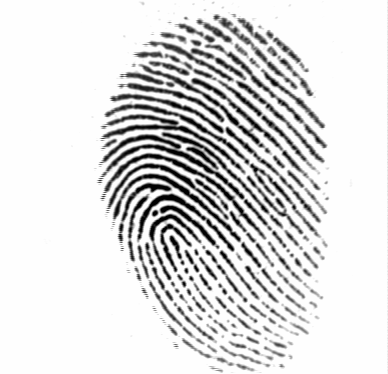
#> input picture assets/samples/101_1.tif, 388 x 374 px, found by its file name
$ python minutiae_detector.py   (older library calls are emulated)
#> lines starting #> are read from the running program, lines starting #| are printed output that depends on the picture; after the words box and inside, x2 and y2 are one past the last pixel; in counts of white or black regions, pixels touching at a corner belong together
"""
Person C - Minutiae Detection & Analysis
========================================

Implements minutiae extraction with overlay generation and quality assessment.
"""

import os
import cv2
import numpy as np
import json
from typing import Dict, List, Tuple, Optional
from pathlib import Path
from PIL import Image, ImageDraw
import time

class MinutiaeDetector:
    """
    Advanced minutiae detection with quality assessment and overlay generation
    """

    def __init__(self, config: Optional[Dict] = None):
        self.config = config or self._default_config()

    def _default_config(self) -> Dict:
        """Default configuration for minutiae detection"""
        return {
            'preprocessing': {
                'target_size': (256, 256),
                'gaussian_blur': (3, 3),
                'gaussian_sigma': 0.5,
                'morphology_kernel_size': 3
            },
            'minutiae': {
                'min_confidence': 0.5,
                'max_minutiae': 200,
                'neighborhood_size': 5,
                'min_distance': 10
            },
            'quality': {
                'min_contrast': 0.3,
                'min_clarity': 50.0,
                'max_noise_ratio': 0.15
            }
        }

    def detect_minutiae(self, image_path: str) -> Dict:
        """
        Detect minutiae in a fingerprint image

        Args:
            image_path: Path to fingerprint image

        Returns:
            Dictionary containing minutiae data and overlay path
        """
#> called with image_path = 'assets/samples/101_1.tif'
        start_time = time.time()

        try:
            # Load image
            image = cv2.imread(image_path, cv2.IMREAD_GRAYSCALE)
#> image is the input picture: shape (374, 388); min 1, max 254, mean 220.7
            if image is None:
                return self._create_error_result("Could not load image")

            # Store original image dimensions
            original_height, original_width = image.shape[:2]

            # Preprocess image
            processed_image, roi_mask = self._preprocess_image(image)

            # Assess image quality
            quality_metrics = self._assess_image_quality(image, processed_image, roi_mask)

            # Extract minutiae
            minutiae_points = self._extract_minutiae_points(processed_image, roi_mask)

            # Scale minutiae coordinates back to original image size
            target_size = self.config['preprocessing']['target_size']
            scale_x = original_width / target_size[0]
            scale_y = original_height / target_size[1]

            scaled_minutiae = []
            for minutia in minutiae_points:
                scaled_minutiae.append({
                    'x': int(minutia['x'] * scale_x),
                    'y': int(minutia['y'] * scale_y),
                    'type': minutia['type'],
                    'angle': minutia['angle'],
                    'confidence': minutia['confidence']
                })

            # Generate overlay image using scaled coordinates
            overlay_path = self._generate_overlay_image(image, scaled_minutiae, image_path)

            # Calculate processing time
            processing_time = time.time() - start_time

            # Ensure all minutiae points are JSON-serializable
            serializable_minutiae = []
            for minutia in scaled_minutiae:
                serializable_minutiae.append({
                    'x': int(minutia['x']),
                    'y': int(minutia['y']),
                    'type': str(minutia['type']),
                    'angle': float(minutia['angle']),
                    'confidence': float(minutia['confidence'])
                })

            return {
                "minutiae": serializable_minutiae,
                "quality_score": float(quality_metrics['overall_quality']),
                "spoof_suspected": bool(quality_metrics['spoof_suspected']),
                "spoof_risk_score": float(quality_metrics.get('spoof_risk_score', 0.0)),
                "overlay_path": str(overlay_path),
                "processing_time_ms": round(processing_time * 1000, 2),
                "minutiae_count": int(len(minutiae_points)),
                "quality_reasons": [str(reason) for reason in quality_metrics.get('quality_reasons', [])]
            }

        except Exception as e:
            return self._create_error_result(str(e))

    def _preprocess_image(self, image: np.ndarray) -> Tuple[np.ndarray, np.ndarray]:
        """
        Preprocess fingerprint image for minutiae detection

        Args:
            image: Input grayscale image

        Returns:
            Tuple of (processed_image, roi_mask)
        """
        # Resize to target size
        target_size = self.config['preprocessing']['target_size']
        image = cv2.resize(image, target_size)
#> image: shape (256, 256)

        # Normalize intensity
        normalized = cv2.equalizeHist(image)
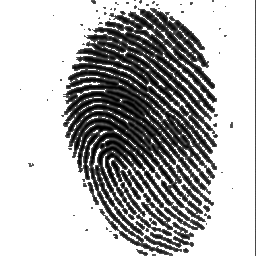
#> normalized: shape (256, 256); min 0, max 255, mean 179.2

        # Detect ROI (Region of Interest)
        roi_mask = self._detect_roi(normalized)

        # Apply ROI mask - ensure mask and image have same size and type
        if roi_mask.shape != normalized.shape:
            roi_mask = cv2.resize(roi_mask, (normalized.shape[1], normalized.shape[0]))
        if roi_mask.dtype != normalized.dtype:
            roi_mask = roi_mask.astype(normalized.dtype)
        masked = cv2.bitwise_and(normalized, normalized, mask=roi_mask)

        # Gaussian smoothing
        blurred = cv2.GaussianBlur(
            masked,
            self.config['preprocessing']['gaussian_blur'],
            self.config['preprocessing']['gaussian_sigma']
        )

        # Binarization
        binary = self._adaptive_binarization(blurred)

        # Morphological cleanup
        cleaned = self._morphological_cleanup(binary)

        # Skeletonization
        skeleton = self._skeletonize(cleaned)

        return skeleton, roi_mask

    def _detect_roi(self, image: np.ndarray) -> np.ndarray:
        """Detect region of interest (fingerprint area)"""
        # Otsu thresholding
        _, binary = cv2.threshold(image, 0, 255, cv2.THRESH_BINARY + cv2.THRESH_OTSU)
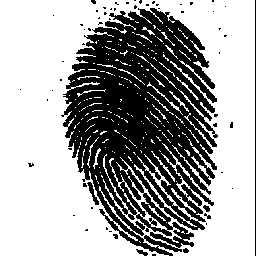
#> binary: shape (256, 256); 63.8% white; 60 black regions (53 under 20 px), largest, box (x1, y1, x2, y2) and area: (61, 8, 218, 256) 22939, (255, 0, 256, 256) 256, (87, 182, 99, 205) 92

        # Find largest connected component
        num_labels, labels, stats, centroids = cv2.connectedComponentsWithStats(binary)
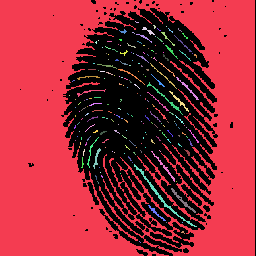
#> labels: shape (256, 256) int32; 208 distinct labels, from 0 to 207; one colour per label, 0 black
#> num_labels = 208; stats = 208 rows, first 6: [20, 0, 236, 256, 23697], [0, 0, 255, 256, 39963], [135, 21, 4, 2, 4], [153, 25, 3, 4, 7], [142, 27, 13, 8, 32], [166, 26, 1, 1, 1]; centroids = 208 pairs, first value 69 to 195.1, second value 21.75 to 241.5

        if num_labels > 1:
            # Get largest component (excluding background)
            largest_label = 1 + np.argmax(stats[1:, cv2.CC_STAT_AREA])
#> largest_label = 1
            roi_mask = (labels == largest_label).astype(np.uint8) * 255
#> roi_mask: shape (256, 256); 61% white; 60 black regions (53 under 20 px), largest, box (x1, y1, x2, y2) and area: (61, 8, 218, 256) 24815, (255, 0, 256, 256) 256, (87, 182, 99, 205) 92
        else:
            roi_mask = np.ones_like(image) * 255

        # Morphological operations to smooth ROI
        kernel = cv2.getStructuringElement(cv2.MORPH_ELLIPSE, (15, 15))
        roi_mask = cv2.morphologyEx(roi_mask, cv2.MORPH_CLOSE, kernel)
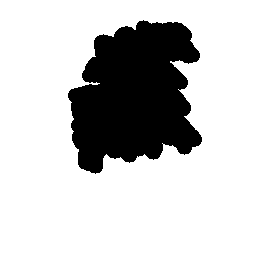
#> roi_mask: shape (256, 256); 78% white; 1 black region, box (x1, y1, x2, y2) and area: (68, 20, 202, 174) 14448
#> in _preprocess_image, `blurred = cv2.GaussianBlur( masked, self.config['preprocessing']['gaus..`:
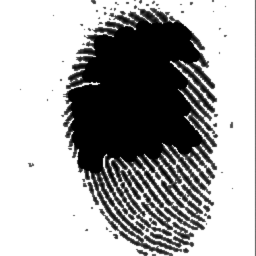
#> blurred: shape (256, 256); min 0, max 255, mean 166

        return roi_mask

    def _adaptive_binarization(self, image: np.ndarray) -> np.ndarray:
        """Adaptive binarization"""
        # Method 1: Adaptive threshold
        binary1 = cv2.adaptiveThreshold(
            image, 255, cv2.ADAPTIVE_THRESH_MEAN_C, cv2.THRESH_BINARY, 11, 2
        )
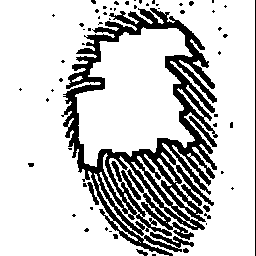
#> binary1: shape (256, 256); 79.4% white; 63 black regions (51 under 20 px), largest, box (x1, y1, x2, y2) and area: (61, 8, 218, 256) 11655, (127, 169, 194, 240) 603, (255, 0, 256, 256) 256

        # Method 2: Otsu's method
        _, binary2 = cv2.threshold(image, 0, 255, cv2.THRESH_BINARY + cv2.THRESH_OTSU)
#> binary2: shape (256, 256); 61.7% white; 53 black regions (46 under 20 px), largest, box (x1, y1, x2, y2) and area: (61, 8, 218, 256) 24350, (255, 0, 256, 256) 256, (87, 182, 99, 205) 92

        # Combine methods
        combined = cv2.bitwise_and(binary1, binary2)
#> combined: shape (256, 256); 61.4% white; 60 black regions (51 under 20 px), largest, box (x1, y1, x2, y2) and area: (61, 8, 218, 256) 24351, (255, 0, 256, 256) 256, (87, 182, 99, 205) 92

        return combined

    def _morphological_cleanup(self, binary: np.ndarray) -> np.ndarray:
        """Clean up binary image with morphological operations"""
        # Remove small noise
        kernel_small = cv2.getStructuringElement(cv2.MORPH_ELLIPSE, (3, 3))
        cleaned = cv2.morphologyEx(binary, cv2.MORPH_OPEN, kernel_small)
#> cleaned: shape (256, 256); 58.5% white; 46 black regions (40 under 20 px), largest, box (x1, y1, x2, y2) and area: (61, 5, 218, 256) 26457, (255, 0, 256, 256) 256, (136, 249, 148, 256) 41, (28, 163, 34, 167) 21, (113, 234, 118, 239) 21, (189, 0, 194, 6) 20

        # Fill small gaps
        kernel_medium = cv2.getStructuringElement(cv2.MORPH_ELLIPSE, (5, 5))
        cleaned = cv2.morphologyEx(cleaned, cv2.MORPH_CLOSE, kernel_medium)
#> cleaned: shape (256, 256); 61.7% white; 8 black regions (3 under 20 px), largest, box (x1, y1, x2, y2) and area: (63, 8, 217, 256) 24880, (199, 171, 211, 185) 72, (206, 168, 215, 179) 54, (206, 125, 212, 131) 24, (204, 197, 210, 203) 24

        return cleaned

    def _skeletonize(self, binary: np.ndarray) -> np.ndarray:
        """Skeletonize binary image"""
        from skimage.morphology import skeletonize

        # Convert to boolean
        binary_bool = binary > 0

        # Skeletonize (ensure ridges are foreground/True)
        skeleton = skeletonize(binary_bool)
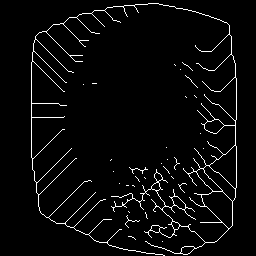
#> skeleton: shape (256, 256) bool; 3.8% white in thin lines or dots, all inside (x1, y1, x2, y2) = (31, 3, 237, 256)

        # Convert back to uint8
        return (skeleton * 255).astype(np.uint8)

    def _assess_image_quality(self, original: np.ndarray, processed: np.ndarray, roi_mask: np.ndarray) -> Dict:
        """Assess image quality metrics"""
        # Apply ROI mask to original - ensure mask and image have same size and type
        if roi_mask.shape != original.shape:
            roi_mask = cv2.resize(roi_mask, (original.shape[1], original.shape[0]))
#> roi_mask: shape (374, 388)
#> (the rest of the program and of its run is left out)
